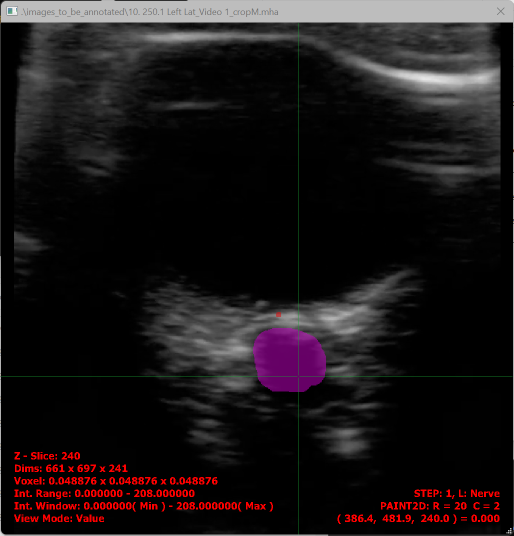
#> input picture ONSD/Data_ONSD/Annotations/Example_Workflow_Without_Data/ExampleAnnotation.png, 1027 x 1071 px (shown at 1/2 size)
$ python -i crop_and_mask_butterfly.py   (imports and definitions only)
#> lines starting #> are read from the running program, lines starting #| are printed output that depends on the picture
#!/usr/bin/env python
# coding: utf-8

import sys

# [1 line not run here, left out]

import os

import glob

import numpy as np

import itk
from itk import TubeTK as tube

from scipy.ndimage import gaussian_filter
from scipy.ndimage import grey_dilation
from scipy.ndimage import binary_dilation


# [78 lines left out: functions get_ruler_points_Butterfly, get_data_roi_from_Butterfly, crop_Butterfly, not called in this run]


def find_text_Butterfly(img):
    x_min = 600
    x_max = 850
    y_min = 700
    y_max = 1000
    arr_full3 = itk.GetArrayViewFromImage(img)

    arr3 = arr_full3[:,y_min:y_max,x_min:x_max]
    arr_diffY3 = np.diff(arr3, axis=2, append=0)
    arr_diffY3 = abs(np.diff(arr_diffY3, axis=2, append=0))
    arr_diffX3 = np.diff(arr3, axis=1, append=0)
    arr_diffX3 = abs(np.diff(arr_diffX3, axis=1, append=0))
    arr_sumZ_diffY = np.mean(arr_diffY3, axis=0)
    arr_sumZ_diffX = np.mean(arr_diffX3, axis=0)
    arr_diff = arr_sumZ_diffY + arr_sumZ_diffX
    arr_diff = gaussian_filter(arr_diff, sigma=2)
    arr_mask = np.where(arr_diff>40,1,0)
    arr_mask[:,-2:]=0
    arr_mask[-2:,:]=0
    arr_mask3 = np.repeat(arr_mask[np.newaxis,:,:], arr3.shape[0], axis=0)

    arr_hole3 = np.where(arr_mask3==0,arr3,0)
    arr_hole_fill3 = grey_dilation(arr_hole3, size=(2,20,20))

    arr_fix3 = np.where(arr_mask3==0,arr3,arr_hole_fill3)

    arr_maskD = binary_dilation(arr_mask,iterations=4)
    arr_maskD3 = np.repeat(arr_maskD[np.newaxis,:,:], arr3.shape[0], axis=0)
    arr_mixD3 = gaussian_filter(arr_fix3,sigma=3)

    arr_fix3 = np.where(arr_maskD3==0,arr3,arr_mixD3)

    arr_full3[:,y_min:y_max,x_min:x_max] = arr_fix3

    return img


# [18 lines left out: function main, not called in this run]

# [1 line not run here, left out]

>>> import cv2
>>> picture = cv2.imread('../../ONSD/Data_ONSD/Annotations/Example_Workflow_Without_Data/ExampleAnnotation.png', cv2.IMREAD_GRAYSCALE)
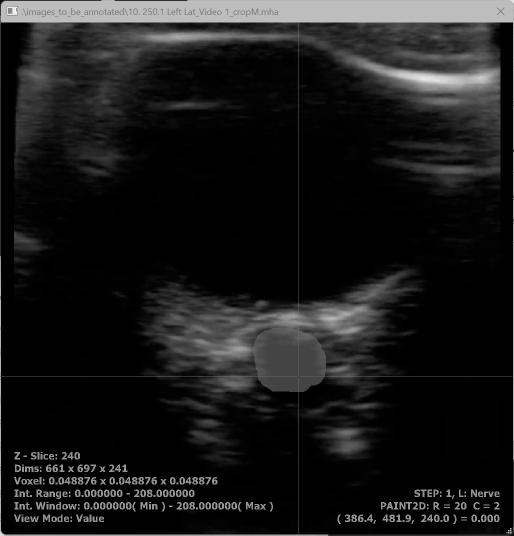
#> picture: shape (1071, 1027) (shown at 1/2 size); min 0, max 254, mean 26
#> (the run stopped early here; a loop or call above may not have finished)
